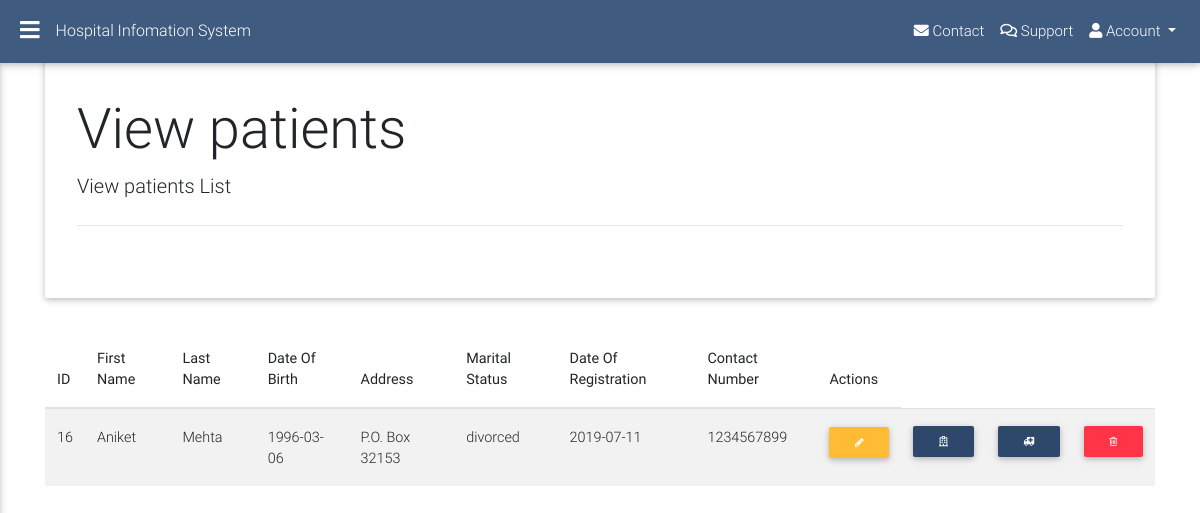
Page /src/patients/viewPatients.php (signed in) on the committed database.
### tables this page shows
CREATE TABLE `patients` (
  `user_id` int(11) NOT NULL,
  `firstname` varchar(256) DEFAULT NULL,
  `lastname` varchar(256) DEFAULT NULL,
  `dob` date DEFAULT NULL,
  `address` text DEFAULT NULL,
  `married` varchar(256) DEFAULT NULL,
  `dor` date DEFAULT NULL,
  `contact` varchar(256) DEFAULT NULL,
  `referred` varchar(30) DEFAULT NULL,
  `reason` varchar(100) DEFAULT NULL
);

### includes/dao.php (called while the page is built, shortened)
<?php
include "header.php";
include "sidenav.php";
include "jumbo.php";
$jumbo = new jumbo;

### includes/patients/PatientsController.php (called while the page is built, shortened)
<?php
class PatientsController
{
    public function viewAllPatients()
    {
        $db = new DBconnection();
        $dbConn = $db->getConnection();
        return $dbConn->query("SELECT * FROM patients ORDER BY user_id DESC");
    }
}

### src/patients/viewPatients.php (the view, shortened to what this page needs)
<?php include "../../includes/dao.php" ?>
<?php include "../../includes/patients/PatientsController.php";
$patients = new PatientsController();
?>
<div class="container">
    <?= $jumbo->getJumbo("View  patients", "View patients List") ?>
    <?php $patientsList = $patients->viewAllPatients(); ?>
    <table class="table table-responsive table-striped table-hover">
        <thead>
            <th>ID</th>
            <th>First Name</th>
            <th>Last Name</th>
            <th>Date Of Birth</th>
            <th>Address</th>
            <th>Marital Status</th>
            <th>Date Of Registration</th>
            <th>Contact Number</th>
            <th>Actions</th>
        </thead>
        <tbody>
            <?php while ($row = $patientsList->fetch(PDO::FETCH_ASSOC)) {
                ?>
                <tr>
                    <td><?= $row['user_id'] ?></td>
                    <td><?= $row['firstname'] ?></td>
                    <td><?= $row['lastname'] ?></td>
                    <td><?= $row['dob'] ?></td>
                    <td><?= $row['address'] ?></td>
                    <td><?= $row['married'] ?></td>
                    <td><?= $row['dor'] ?></td>
                    <td><?= $row['contact'] ?></td>
                    <td><a title="Edit Patient" href="editPatient.php?id=<?= $row['user_id'] ?>" class="btn btn-sm btn-warning fa fa-pencil"></a> </td>
                    <td><a title="Add Diagnosis" href="addDiagnosis.php?id=<?= $row['user_id'] ?>" class="btn btn-sm btn-default fas fa-hospital-o"></a> </td>
                    <td><a title="Refer patient" onclick="modal(<?= $row['user_id'] ?>)" class="btn btn-sm btn-default fa fa-ambulance"></a> </td>
                    <td><a title="Delete Patient" class="delete btn btn-danger btn-sm fa fa-trash-o" onclick="Delete(<?= $row['user_id'] ?>)"></a></td>
                </tr>
            <?php } ?>
        </tbody>
    </table>
</div>
<?php include "../../includes/footer.php"; ?>

### public/css/all.css (style rules this page uses)
.fa,.fab,.fal,.far,.fas { -moz-osx-font-smoothing:grayscale;-webkit-font-smoothing:antialiased;display:inline-block;font-style:normal;font-variant:normal;text-rendering:auto;line-height:1 }
.fa-ambulance:before { content:"\f0f9" }
.fa,.far,.fas { font-family:"Font Awesome 5 Free" }
.fa,.fas { font-weight:900 }

### rows in the picture
patients: user_id "16", firstname "Aniket", lastname "Mehta", dob "1996-03-06", address "P.O. Box 32153", married "divorced", dor "2019-07-11", contact "1234567899"

### other values in the picture
$title "View patients"
$detail "View patients List"
